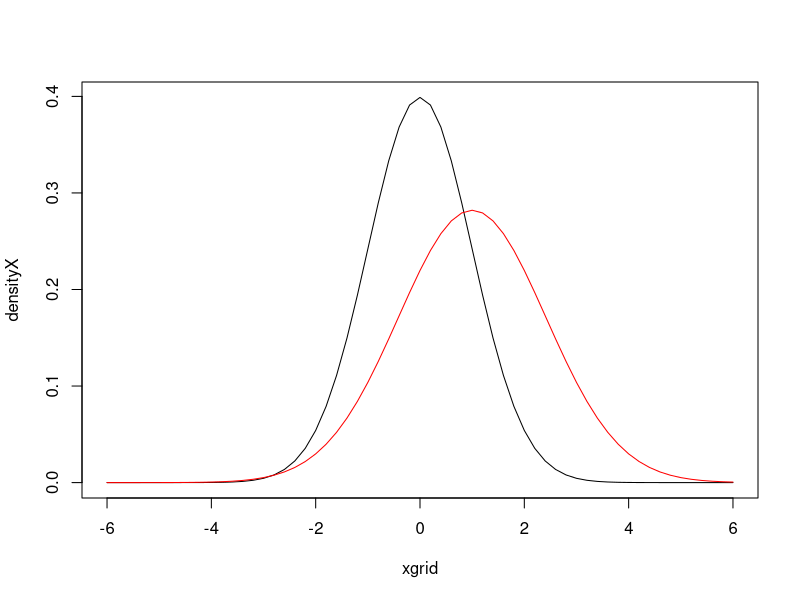

Recreate this plot in R.

## Problem set 3
## Problem 2

## a)
xgrid <- seq(from = -6, to = 6, by =0.2)

## X ~ N(0, 1)
## Y ~ N(1, 2)

## b, c and d)
## Computes the density function of the standard normal
## distribution for each value in xgrid

densityX <- dnorm(xgrid, mean = 0, sd = 1)

## Computes the value of the density function of
## a normal distribution with mean 1 and standard
## deviation sqrt(2) (i.e. variance equal to 2)

densityY <- dnorm(xgrid, mean = 1, sd = sqrt(2))

## Create an empty plot
plot(
  xgrid,
  densityX,
  type = "n"
)


## Draw lines in the plot with
## x-coordinates equal to xgrid and y-coordinates
## equal to densityX
lines(
  xgrid, 
  densityX
)

## Draw lines for the density of Y
lines(
  xgrid, 
  densityY,
  col = "red"
)

## e)

## P(X < -1)
pnorm(-1)

## P(Y > 2)
1 - pnorm(2, mean = 1, sd = sqrt(2))

## P(-1 < X < 1)
pnorm(1) - pnorm(-1)

## f)
## P(X < ???) = 0.05
qnorm(0.05)

## P(Y < ???) = 0.05
qnorm(0.05, mean = 1, sd = sqrt(2))

## g)
## P(X < ???) = 0.975
qnorm(0.975)

## P(Y < ???) = 0.975
qnorm(0.975, mean = 1, sd = sqrt(2))
